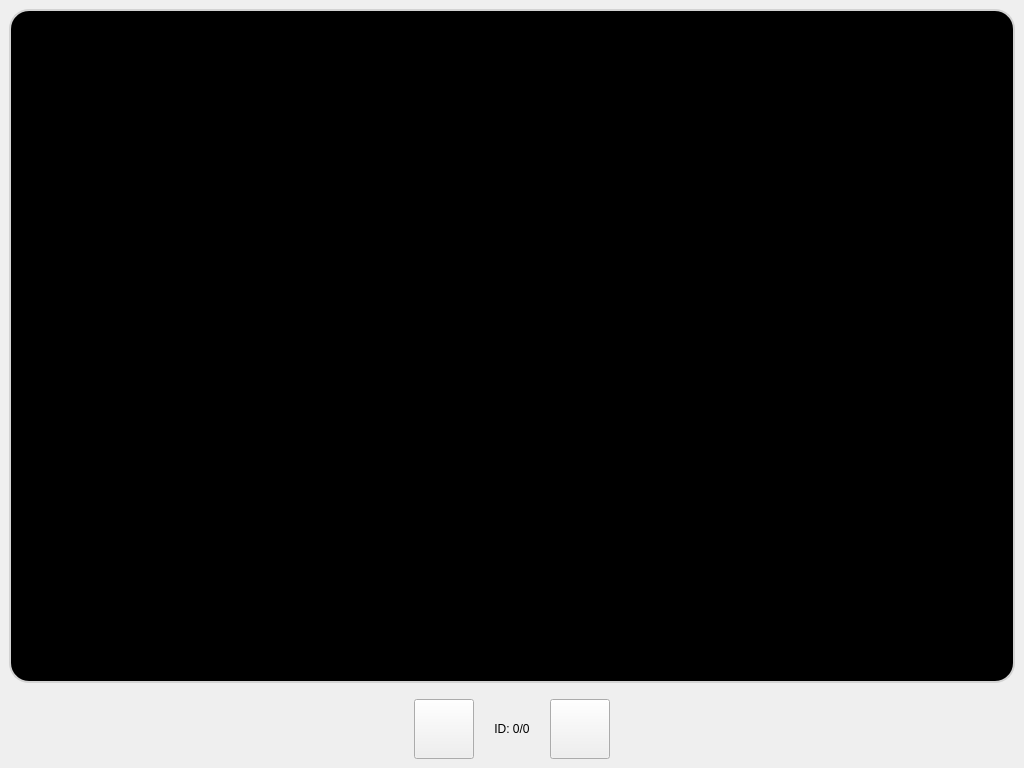
<?xml version="1.0" encoding="UTF-8"?>
<ui version="4.0">
 <class>MainGalleryWindow</class>
 <widget class="QMainWindow" name="MainGalleryWindow">
  <property name="geometry">
   <rect>
    <x>0</x>
    <y>0</y>
    <width>1024</width>
    <height>768</height>
   </rect>
  </property>
  <property name="windowTitle">
   <string>Qt Image Gallery</string>
  </property>
  <widget class="QWidget" name="centralwidget">
   <layout class="QVBoxLayout" name="verticalLayout">
    <item>
     <widget class="QFrame" name="imageFrame">
      <property name="minimumSize">
       <size>
        <width>640</width>
        <height>480</height>
       </size>
      </property>
      <property name="styleSheet">
       <string notr="true">
        /* Rounded corners for the image frame */
        QFrame#imageFrame {
            border: 2px solid lightgray;
            border-radius: 20px; /* Adjust as needed for desired roundness */
            background-color: black; /* Placeholder background */
        }
       </string>
      </property>
      <property name="frameShape">
       <enum>QFrame::StyledPanel</enum>
      </property>
      <property name="frameShadow">
       <enum>QFrame::Raised</enum>
      </property>
      <layout class="QVBoxLayout" name="verticalLayout_2">
       <item>
        <widget class="QLabel" name="imageLabel">
         <property name="text">
          <string>Loading Image...</string>
         </property>
         <property name="alignment">
          <set>Qt::AlignCenter</set>
         </property>
        </widget>
       </item>
      </layout>
     </widget>
    </item>
    <item>
     <layout class="QHBoxLayout" name="horizontalLayout">
      <property name="spacing">
       <number>20</number>
      </property>
      <property name="leftMargin">
       <number>0</number>
      </property>
      <property name="topMargin">
       <number>10</number>
      </property>
      <property name="rightMargin">
       <number>0</number>
      </property>
      <property name="bottomMargin">
       <number>0</number>
      </property>
      <item>
       <spacer name="horizontalSpacer_2">
        <property name="orientation">
         <enum>Qt::Horizontal</enum>
        </property>
        <property name="sizeHint" stdset="0">
         <size>
          <width>40</width>
          <height>20</height>
         </size>
        </property>
       </spacer>
      </item>
      <item>
       <widget class="QPushButton" name="prevButton">
        <property name="minimumSize">
         <size>
          <width>60</width>
          <height>60</height>
         </size>
        </property>
        <property name="maximumSize">
         <size>
          <width>60</width>
          <height>60</height>
         </size>
        </property>
        <property name="text">
         <string/>
        </property>
        <property name="iconSize">
         <size>
          <width>40</width>
          <height>40</height>
         </size>
        </property>
       </widget>
      </item>
      <item>
       <widget class="QLabel" name="idLabel">
        <property name="text">
         <string>ID: 0/0</string>
        </property>
        <property name="alignment">
         <set>Qt::AlignCenter</set>
        </property>
       </widget>
      </item>
      <item>
       <widget class="QPushButton" name="nextButton">
        <property name="minimumSize">
         <size>
          <width>60</width>
          <height>60</height>
         </size>
        </property>
        <property name="maximumSize">
         <size>
          <width>60</width>
          <height>60</height>
         </size>
        </property>
        <property name="text">
         <string/>
        </property>
        <property name="iconSize">
         <size>
          <width>40</width>
          <height>40</height>
         </size>
        </property>
       </widget>
      </item>
      <item>
       <spacer name="horizontalSpacer">
        <property name="orientation">
         <enum>Qt::Horizontal</enum>
        </property>
        <property name="sizeHint" stdset="0">
         <size>
          <width>40</width>
          <height>20</height>
         </size>
        </property>
       </spacer>
      </item>
     </layout>
    </item>
   </layout>
  </widget>
 </widget>
 <resources/>
 <connections/>
</ui>
